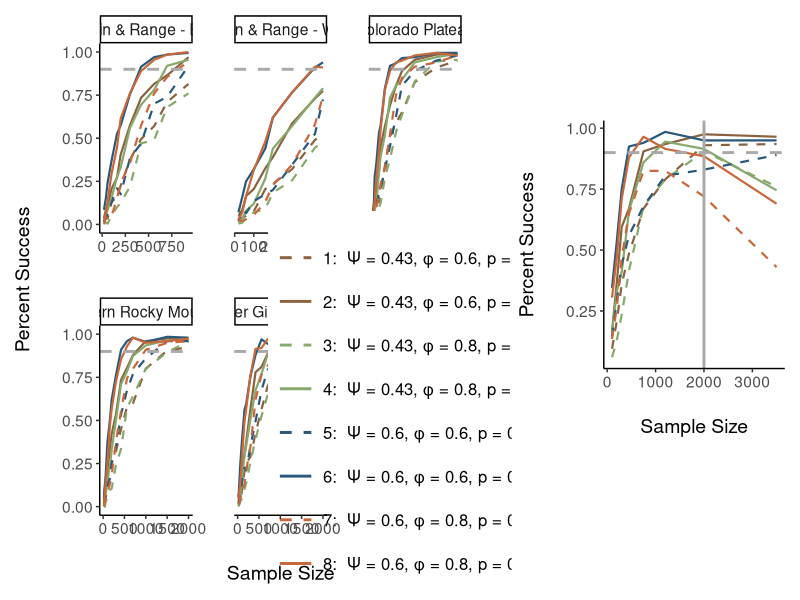

Write R code to recreate this figure. (Note: this script raises an error after producing the figure.)
library(dplyr)
library(tidyr)
library(ggplot2)
library(patchwork)

## Fixed study characteristics
nyear = 10
#n_sites = sum(emu_veg$hex_num)
n_vis = 2

### Parameters ###

# get dataframe of all possible scenarios
sim_scenarios_table <- data.frame(
  # these are the parameters that change, taken directly from Woods 2019
  psi = c(0.03, 0.43, 0.6), phi = c(.6, .8, .8), p = c(0.4, 0.8, .8)) %>%
  # get all possible combinations
  tidyr::expand(psi, phi,p) %>%
  # and give each unique combination an ID
  mutate(sim_num = row_number(),
         occupancy = ifelse(psi == 0.03, "low", "high")) %>%
  # these are the same for all scenarios right now, sd's from Wood 2019, psi1_low kinda made up
  #mutate(sd_phi = 0.04, sd_gamma = 0.01) %>%
  select(-sim_num) %>%
  #rowwise() %>%
  mutate(gamma = round((psi * (1-phi))/(1-psi), 2)) %>%
  #ungroup() %>%
  #group_by(phi, p, sd_phi, sd_gamma) %>%
  pivot_wider(names_from = "occupancy", values_from = c("gamma", "psi"), values_fn = list) %>%
  unnest(c(gamma_high, psi_high)) %>%
  arrange(psi_high, phi) %>%
  mutate(simulation_scenario = row_number()) %>%
  select(simulation_scenario,everything())

### Hierarchical Power ###
hier_plot_df <- read.csv(here::here("data/nimble_power_check_hier.csv"))

hier_plot_df <- hier_plot_df %>%
  select(-scenario_id) %>%
  left_join(sim_scenarios_table, by = c("phi", "p", "psi" = "psi_high"))

# ci_plotting_df <- tibble(ci = c(0.95, 0.90, 0.95, 0.90),
#                          y = c("ci_check", "ci_check_left_tail", "ci_check_any_decline", "post_check_any_decline"))

hier_power_plt <- #purrr::pmap(ci_plotting_df, ~hier_plot_df %>%
                                #filter(CI_type == .x) %>%
  hier_plot_df %>%
  arrange(psi) %>%
  mutate(sim_type = paste0(simulation_scenario, ":  \u03A8 = ", psi, ", \u03C6 = ", phi, ", p = ", p)) %>%
  ggplot(aes(x = total_n, y = ci_two_tail)) +
  geom_line(aes(color = sim_type, linetype = sim_type), linewidth = 0.75) +
  theme_classic() +
  scale_colour_discrete("", type = rep(c("#8A6240", "#87A96B", "#28587B", "#c9673a"), each = 2)) +
  scale_linetype_manual("", values=c(2,1,2,1,2,1,2,1)) +
  geom_hline(yintercept = 0.9, color = "darkgrey", linetype = "dashed", linewidth = 1) +
  geom_vline(xintercept = 2000, color = "darkgrey", linewidth = 1) +
  theme(legend.position = "none",
        text=element_text(size=14),
        axis.title.y = element_text(margin = margin(t = 0, r = 20, b = 0, l = 0)),
        axis.title.x = element_text(margin = margin(t = 20, r = 0, b = 0, l = 0))) +
  ylab("Percent Success") +
  xlab("Sample Size")
#)

#ggsave(here::here("figures/hier_power_plot.jpeg"), hier_power_plt)


### EMU Power ###


power_eval <- read.csv(here::here("data/nimble_power_check_emu.csv"))

power_plt <- power_eval %>%
  #filter(total_n < 1200) %>%
  left_join(sim_scenarios_table, by = c("phi", "p", "psi" = "psi_high")) %>%
  mutate(sim_type = paste0(simulation_scenario, ":  \u03A8 = ", psi, ", \u03C6 = ", phi, ", p = ", p)) %>%
  mutate(unit = case_when(
    emu == "BRE" ~ "Basin & Range - East",
    emu == "BRW" ~ "Basin & Range - West",
    emu == "CP" ~ "Colorado Plateau",
    emu == "SRM" ~ "Southern Rocky Mountains",
    emu == "UGM" ~ "Upper Gila Mountains"
  )) %>%
  ggplot(aes(x = total_n, y = ci_two_tail)) +
  geom_line(aes(color = sim_type, linetype = sim_type), linewidth = 0.75) +
  facet_wrap(~unit, scales = "free_x") +
  theme_classic() +
  scale_colour_discrete("", type = rep(c("#8A6240", "#87A96B", "#28587B", "#c9673a"), each = 2)) +
  scale_linetype_manual("", values=c(2,1,2,1,2,1,2,1)) +
  geom_hline(yintercept = 0.9, color = "darkgrey", linetype = "dashed", linewidth = 1) +
  theme(legend.position = "inside", legend.position.inside = c(0.85, 0.25),
        legend.text=element_text(size=12),
        legend.key.width = unit(1,"cm"),
        text=element_text(size=14),
        legend.key.spacing.y = unit(0.5, 'cm'),
        panel.spacing = unit(30, "pt"),
        axis.title.y = element_text(margin = margin(t = 0, r = 20, b = 0, l = 0)),
        axis.title.x = element_text(margin = margin(t = 20, r = 0, b = 0, l = 0))
  ) +
  guides(linetype = guide_legend(override.aes = list(linewidth = 1))# byrow = TRUE),
         #color = guide_legend(byrow = TRUE)
  ) +
  ylab("Percent Success") +
  xlab("Sample Size")

#ggsave(here::here("figures/power_plot.jpeg"), power_plt)

power_join <- power_plt + plot_spacer() +
  (plot_spacer() + hier_power_plt + plot_spacer() + plot_layout(ncol = 1, heights = c(0.5,2,0.5))) +
  plot_layout(nrow = 1, widths = c(2, 0.15, 1))

ggsave(here::here("figures/power_plot_join.jpeg"), power_join, width = 23, height = 11.5)

# # get plots for different kinds of power checks
# ggsave(here::here("figures/power_check_twotail.png"), power_plt[[1]], width = 16.5, height = 9.87)
# ggsave(here::here("figures/power_check_lefttail.png"), power_plt[[2]], width = 16.5, height = 9.87)
# ggsave(here::here("figures/power_check_negative.png"), power_plt[[3]], width = 16.5, height = 9.87)


################################
#### Separate by detection #####
################################

hier_power_p4 <- hier_plot_df %>%
  arrange(psi) %>%
  filter(p == 0.4) %>%
  mutate(sim_type = paste0("\u03A8 = ", psi, ", \u03C6 = ", phi)) %>%
  ggplot(aes(x = total_samp, y = success)) +
  geom_line(aes(color = sim_type), linewidth = 0.75) +
  theme_classic() +
  scale_colour_discrete("", type = c("#8A6240", "#87A96B", "#28587B", "#c9673a")) +
  #scale_linetype_manual("", values=c(2,1,2,1,2,1,2,1)) +
  geom_hline(yintercept = 0.9, color = "darkgrey", linetype = "dashed", linewidth = 1) +
  geom_vline(xintercept = 2000, color = "darkgrey", linewidth = 1) +
  theme(#legend.position = "none",
        text=element_text(size=14),
        axis.title.y = element_text(margin = margin(t = 0, r = 20, b = 0, l = 0)),
        axis.title.x = element_text(margin = margin(t = 20, r = 0, b = 0, l = 0))) +
  ylab("Percent Success") +
  xlab("Sample Size")

hier_power_p8 <- hier_plot_df %>%
  arrange(psi) %>%
  filter(p == 0.8) %>%
  mutate(sim_type = paste0("\u03A8 = ", psi, ", \u03C6 = ", phi)) %>%
  ggplot(aes(x = total_samp, y = success)) +
  geom_line(aes(color = sim_type), linewidth = 0.75) +
  theme_classic() +
  scale_colour_discrete("", type = c("#8A6240", "#87A96B", "#28587B", "#c9673a")) +
  #scale_linetype_manual("", values=c(2,1,2,1,2,1,2,1)) +
  geom_hline(yintercept = 0.9, color = "darkgrey", linetype = "dashed", linewidth = 1) +
  geom_vline(xintercept = 2000, color = "darkgrey", linewidth = 1) +
  theme(#legend.position = "none",
        text=element_text(size=14),
        axis.title.y = element_text(margin = margin(t = 0, r = 20, b = 0, l = 0)),
        axis.title.x = element_text(margin = margin(t = 20, r = 0, b = 0, l = 0))) +
  ylab("Percent Success") +
  xlab("Sample Size")

power_p4 <- power_plot_df %>%
  select(-sim_id) %>%
  filter(p == 0.4) %>%
  left_join(sim_scenarios_table, by = c("phi", "p", "psi" = "psi_high")) %>%
  mutate(sim_type = paste0(simulation_scenario, ": \u03A8 = ", psi, ", \u03C6 = ", phi, ", p = ", p)) %>%
  mutate(unit = case_when(
    emu == "BRE" ~ "Basin & Range - East",
    emu == "BRW" ~ "Basin & Range - West",
    emu == "CP" ~ "Colorado Plateau",
    emu == "SRM" ~ "Southern Rocky Mountains",
    emu == "UGM" ~ "Upper Gila Mountains"
  )) %>%
  ggplot(aes(x = total_n, y = success)) +
  geom_line(aes(color = sim_type), linewidth = 0.75) +
  facet_wrap(~unit, scales = "free_x") +
  theme_classic() +
  scale_colour_discrete("", type = c("#8A6240", "#87A96B", "#28587B", "#c9673a")) +
  #scale_linetype_manual("", values=c(2,1,2,1,2,1,2,1)) +
  geom_hline(yintercept = 0.9, color = "darkgrey", linetype = "dashed", linewidth = 1) +
  theme(legend.position = "none",
        #legend.position = "inside", legend.position.inside = c(0.85, 0.25),
        legend.text=element_text(size=12),
        legend.key.width = unit(1,"cm"),
        text=element_text(size=14),
        legend.key.spacing.y = unit(0.5, 'cm'),
        panel.spacing = unit(30, "pt"),
        axis.title.y = element_text(margin = margin(t = 0, r = 20, b = 0, l = 0)),
        axis.title.x = element_blank(),
  ) +
  guides(linetype = guide_legend(override.aes = list(linewidth = 1))# byrow = TRUE),
         #color = guide_legend(byrow = TRUE)
  ) +
  ylab("Percent Success")

power_p8 <- power_plot_df %>%
  select(-sim_id) %>%
  filter(p == 0.8) %>%
  left_join(sim_scenarios_table, by = c("phi", "p", "psi" = "psi_high")) %>%
  mutate(sim_type = paste0(simulation_scenario, ": \u03A8 = ", psi, ", \u03C6 = ", phi, ", p = ", p)) %>%
  mutate(unit = case_when(
    emu == "BRE" ~ "Basin & Range - East",
    emu == "BRW" ~ "Basin & Range - West",
    emu == "CP" ~ "Colorado Plateau",
    emu == "SRM" ~ "Southern Rocky Mountains",
    emu == "UGM" ~ "Upper Gila Mountains"
  )) %>%
  ggplot(aes(x = total_n, y = success)) +
  geom_line(aes(color = sim_type), linewidth = 0.75) +
  facet_wrap(~unit, scales = "free_x") +
  theme_classic() +
  scale_colour_discrete("", type = c("#8A6240", "#87A96B", "#28587B", "#c9673a")) +
  #scale_linetype_manual("", values=c(2,1,2,1,2,1,2,1)) +
  geom_hline(yintercept = 0.9, color = "darkgrey", linetype = "dashed", linewidth = 1) +
  theme(legend.position = "none",
        #legend.position = "inside", legend.position.inside = c(0.85, 0.25),
        legend.text=element_text(size=12),
        legend.key.width = unit(1,"cm"),
        text=element_text(size=14),
        legend.key.spacing.y = unit(0.5, 'cm'),
        panel.spacing = unit(30, "pt"),
        axis.title.y = element_text(margin = margin(t = 0, r = 20, b = 0, l = 0)),
        axis.title.x = element_text(margin = margin(t = 20, r = 0, b = 0, l = 0))
  ) +
  guides(linetype = guide_legend(override.aes = list(linewidth = 1))# byrow = TRUE),
         #color = guide_legend(byrow = TRUE)
  ) +
  ylab("Percent Success") +
  xlab("Sample Size")


(power_p4 + plot_spacer() +
  (plot_spacer() + hier_power_p4 + plot_spacer() + plot_layout(ncol = 1, heights = c(0.5,2,0.5))) +
  plot_layout(nrow = 1, widths = c(2, 0.15, 1))) /
  plot_spacer() /
  (power_p8 + plot_spacer() +
     (plot_spacer() + hier_power_p8 + plot_spacer() + plot_layout(ncol = 1, heights = c(0.5,2,0.5))) +
     plot_layout(nrow = 1, widths = c(2, 0.15, 1))) +
  plot_layout(heights = c(2,.3, 2))

power_by_detection <- (power_p4 + plot_spacer() + power_p8 + plot_layout(axis_titles = "collect", heights = c(2,.3, 2))) /
  plot_spacer() /
  (plot_spacer() + hier_power_p4 + guide_area() + hier_power_p8 + plot_spacer() + plot_layout(guides = "collect", ncol = 1, heights = c(0.15, 1, 0.75, 1, 0.15))) +
  plot_layout(ncol = 3, widths = c(2, 0.15, 1))

ggsave(here::here("figures/power_plot_detection.jpeg"), power_by_detection, width = 20, height = 15)



##### Bias #####

## Absolute Bias
bias_plt <- power_eval %>%
  #filter(total_n > 250) %>%
  select(-sim_id) %>%
  left_join(sim_scenarios_table, by = c("phi", "p", "psi" = "psi_high")) %>%
  mutate(sim_type = paste0(simulation_scenario, ":  \u03A8 = ", psi, ", \u03C6 = ", phi, ", p = ", p)) %>%
  mutate(unit = case_when(
    emu == "BRE" ~ "Basin & Range - East",
    emu == "BRW" ~ "Basin & Range - West",
    emu == "CP" ~ "Colorado Plateau",
    emu == "SRM" ~ "Southern Rocky Mountains",
    emu == "UGM" ~ "Upper Gila Mountains"
  )) %>%
  filter(CI_type == 0.90) %>%
  ggplot(aes(x = total_n, y = bias)) +
  geom_line(aes(color = sim_type, linetype = sim_type), linewidth = 0.75) +
  facet_wrap(~unit, scales = "free_x") +
  theme_classic() +
  scale_colour_discrete("", type = rep(c("#8A6240", "#87A96B", "#28587B", "#c9673a"), each = 2)) +
  scale_linetype_manual("", values=c(2,1,2,1,2,1,2,1)) +
  geom_hline(yintercept = 0, color = "darkgrey", linetype = "dashed", linewidth = 1) +
  theme(legend.position = "inside", legend.position.inside = c(0.85, 0.25),
        legend.text=element_text(size=12),
        legend.key.width = unit(1,"cm"),
        text=element_text(size=14),
        legend.key.spacing.y = unit(0.5, 'cm'),
        panel.spacing = unit(30, "pt"),
        axis.title.y = element_text(margin = margin(t = 0, r = 20, b = 0, l = 0)),
        axis.title.x = element_text(margin = margin(t = 20, r = 0, b = 0, l = 0))
  ) +
  guides(linetype = guide_legend(override.aes = list(linewidth = 1))# byrow = TRUE),
         #color = guide_legend(byrow = TRUE)
  ) +
  ylab("Mean absolute bias") +
  xlab("Sample Size")

ggsave(here::here("figures/bias_plot.png"), bias_plt, width = 19.6, height = 12)

## Relative Bias
rel_bias_plt <- power_eval %>%
  #filter(total_n > 250) %>%
  select(-sim_id) %>%
  left_join(sim_scenarios_table, by = c("phi", "p", "psi" = "psi_high")) %>%
  mutate(sim_type = paste0(simulation_scenario, ":  \u03A8 = ", psi, ", \u03C6 = ", phi, ", p = ", p)) %>%
  mutate(unit = case_when(
    emu == "BRE" ~ "Basin & Range - East",
    emu == "BRW" ~ "Basin & Range - West",
    emu == "CP" ~ "Colorado Plateau",
    emu == "SRM" ~ "Southern Rocky Mountains",
    emu == "UGM" ~ "Upper Gila Mountains"
  )) %>%
  filter(CI_type == 0.90) %>%
  ggplot(aes(x = total_n, y = relative_bias)) +
  geom_line(aes(color = sim_type, linetype = sim_type), linewidth = 0.75) +
  facet_wrap(~unit, scales = "free_x") +
  theme_classic() +
  scale_colour_discrete("", type = rep(c("#8A6240", "#87A96B", "#28587B", "#c9673a"), each = 2)) +
  scale_linetype_manual("", values=c(2,1,2,1,2,1,2,1)) +
  geom_hline(yintercept = 0, color = "darkgrey", linetype = "dashed", linewidth = 1) +
  theme(legend.position = "inside", legend.position.inside = c(0.85, 0.25),
        legend.text=element_text(size=12),
        legend.key.width = unit(1,"cm"),
        text=element_text(size=14),
        legend.key.spacing.y = unit(0.5, 'cm'),
        panel.spacing = unit(30, "pt"),
        axis.title.y = element_text(margin = margin(t = 0, r = 20, b = 0, l = 0)),
        axis.title.x = element_text(margin = margin(t = 20, r = 0, b = 0, l = 0))
  ) +
  guides(linetype = guide_legend(override.aes = list(linewidth = 1))# byrow = TRUE),
         #color = guide_legend(byrow = TRUE)
  ) +
  ylab("Mean absolute bias") +
  xlab("Sample Size")

ggsave(here::here("figures/relative_bias_plot.png"), rel_bias_plt, width = 19.6, height = 12)

## For a two-tailed, alpha = 0.05 test, what percentage of reps is the true trend less than the estimated trend
### This plot shows that we're slightly more likely to underestimate the trend (true trend is less than estimated trend) across all replicates
power_eval %>%
  select(-sim_id) %>%
  left_join(sim_scenarios_table, by = c("phi", "p", "psi" = "psi_high")) %>%
  mutate(sim_type = paste0(simulation_scenario, ":  \u03A8 = ", psi, ", \u03C6 = ", phi, ", p = ", p)) %>%
  mutate(unit = case_when(
    emu == "BRE" ~ "Basin & Range - East",
    emu == "BRW" ~ "Basin & Range - West",
    emu == "CP" ~ "Colorado Plateau",
    emu == "SRM" ~ "Southern Rocky Mountains",
    emu == "UGM" ~ "Upper Gila Mountains"
  )) %>%
  filter(CI_type == 0.90) %>%
  ggplot(aes(x = total_n, y = percent_trend_lower)) +
  geom_line(aes(color = sim_type, linetype = sim_type), linewidth = 0.75) +
  facet_wrap(~unit, scales = "free_x") +
  theme_classic() +
  scale_colour_discrete("", type = rep(c("#8A6240", "#87A96B", "#28587B", "#c9673a"), each = 2)) +
  scale_linetype_manual("", values=c(2,1,2,1,2,1,2,1)) +
  geom_hline(yintercept = 0.5, color = "darkgrey", linetype = "dashed", linewidth = 1) +
  theme(legend.position = "inside", legend.position.inside = c(0.85, 0.25),
        legend.text=element_text(size=12),
        legend.key.width = unit(1,"cm"),
        text=element_text(size=14),
        legend.key.spacing.y = unit(0.5, 'cm'),
        panel.spacing = unit(30, "pt"),
        axis.title.y = element_text(margin = margin(t = 0, r = 20, b = 0, l = 0)),
        axis.title.x = element_text(margin = margin(t = 20, r = 0, b = 0, l = 0))
  ) +
  guides(linetype = guide_legend(override.aes = list(linewidth = 1))# byrow = TRUE),
         #color = guide_legend(byrow = TRUE)
  ) +
  ylab("Percent of Reps where True Trend is less than estimated trend") +
  xlab("Sample Size")



## For a two-tailed, alpha = 0.05 test, what percentage of reps is the true trend less than the estimated trend for only reps where
## estimated trend is not included in CI
### This plot shows that for reps not in the confidence interval, we're way more likely to overestimate the trend (true trend is greater than estimated trend)
bias_ci_in_plt <- power_eval %>%
  select(-sim_id) %>%
  left_join(sim_scenarios_table, by = c("phi", "p", "psi" = "psi_high")) %>%
  mutate(sim_type = paste0(simulation_scenario, ":  \u03A8 = ", psi, ", \u03C6 = ", phi, ", p = ", p)) %>%
  mutate(unit = case_when(
    emu == "BRE" ~ "Basin & Range - East",
    emu == "BRW" ~ "Basin & Range - West",
    emu == "CP" ~ "Colorado Plateau",
    emu == "SRM" ~ "Southern Rocky Mountains",
    emu == "UGM" ~ "Upper Gila Mountains"
  )) %>%
  filter(CI_type == 0.90) %>%
  ggplot(aes(x = total_n, y = percent_exclude_trend_lower)) +
  geom_line(aes(color = sim_type, linetype = sim_type), linewidth = 0.75) +
  facet_wrap(~unit, scales = "free_x") +
  theme_classic() +
  scale_colour_discrete("", type = rep(c("#8A6240", "#87A96B", "#28587B", "#c9673a"), each = 2)) +
  scale_linetype_manual("", values=c(2,1,2,1,2,1,2,1)) +
  geom_hline(yintercept = 0.5, color = "darkgrey", linetype = "dashed", linewidth = 1) +
  theme(legend.position = "inside", legend.position.inside = c(0.85, 0.25),
        legend.text=element_text(size=12),
        legend.key.width = unit(1,"cm"),
        text=element_text(size=14),
        legend.key.spacing.y = unit(0.5, 'cm'),
        panel.spacing = unit(30, "pt"),
        axis.title.y = element_text(margin = margin(t = 0, r = 20, b = 0, l = 0)),
        axis.title.x = element_text(margin = margin(t = 20, r = 0, b = 0, l = 0))
  ) +
  guides(linetype = guide_legend(override.aes = list(linewidth = 1))# byrow = TRUE),
         #color = guide_legend(byrow = TRUE)
  ) +
  ylab("Percent of Reps where True Trend not in CI and is less than estimated trend") +
  xlab("Sample Size")

#ggsave(here::here("figures/bias_plot.png"), bias_ci_in_plt, width = 19.6, height = 12)

## Precision figure ##

precision_plt <- power_eval %>%
  select(-sim_id) %>%
  left_join(sim_scenarios_table, by = c("phi", "p", "psi" = "psi_high")) %>%
  mutate(sim_type = paste0(simulation_scenario, ":  \u03A8 = ", psi, ", \u03C6 = ", phi, ", p = ", p)) %>%
  mutate(unit = case_when(
    emu == "BRE" ~ "Basin & Range - East",
    emu == "BRW" ~ "Basin & Range - West",
    emu == "CP" ~ "Colorado Plateau",
    emu == "SRM" ~ "Southern Rocky Mountains",
    emu == "UGM" ~ "Upper Gila Mountains"
  )) %>%
  filter(CI_type == 0.95) %>%
  ggplot(aes(x = total_n, y = width)) +
  geom_line(aes(color = sim_type, linetype = sim_type), linewidth = 0.75) +
  facet_wrap(~unit, scales = "free_x") +
  theme_classic() +
  scale_colour_discrete("", type = rep(c("#8A6240", "#87A96B", "#28587B", "#c9673a"), each = 2)) +
  scale_linetype_manual("", values=c(2,1,2,1,2,1,2,1)) +
  #geom_hline(yintercept = 0.5, color = "darkgrey", linetype = "dashed", linewidth = 1) +
  theme(legend.position = "inside", legend.position.inside = c(0.85, 0.25),
        legend.text=element_text(size=12),
        legend.key.width = unit(1,"cm"),
        text=element_text(size=14),
        legend.key.spacing.y = unit(0.5, 'cm'),
        panel.spacing = unit(30, "pt"),
        axis.title.y = element_text(margin = margin(t = 0, r = 20, b = 0, l = 0)),
        axis.title.x = element_text(margin = margin(t = 20, r = 0, b = 0, l = 0))
  ) +
  guides(linetype = guide_legend(override.aes = list(linewidth = 1))# byrow = TRUE),
         #color = guide_legend(byrow = TRUE)
  ) +
  ylab("Average CI Width") +
  xlab("Sample Size")

ggsave(here::here("figures/precision_plot.png"), precision_plt, width = 16.2, height = 12)
